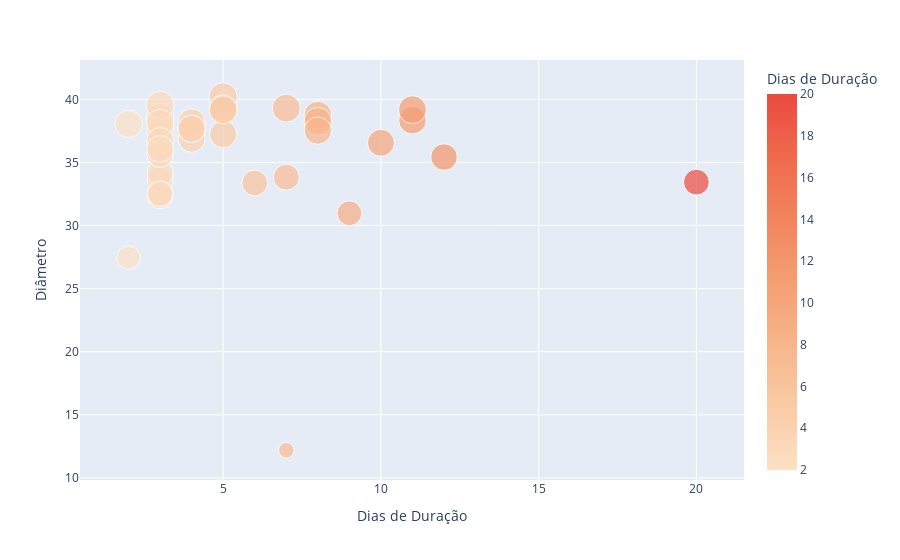

Source (notebook cell):
### Code cell
px.scatter(duracao_com_medidas, x='Dias de Duração', y='Diâmetro',  color='Dias de Duração',color_continuous_scale='peach', size='Diâmetro')

### Figure 1 — Plotly figure (JSON) as saved in the notebook; plotly's stock layout.template omitted (floating-point values rounded to 4 significant figures)
{"data": [{"hovertemplate": "Dias de Duração=%{marker.color}<br>Diâmetro=%{marker.size}<extra></extra>", "legendgroup": "", "marker": {"color": [9, 3, 12, 4, 10, 2, 7, 20, 7, 3, 5, 8, 8, 3, 3, 7, 5, 4, 3, 3, 3, 3, 5, 11, 3, 11, 5, 8, 3, 2, 4, 4, 3, 3, 6], "coloraxis": "coloraxis", "size": [30.97, 38.57, 35.43, 36.88, 36.56, 27.45, 12.19, 33.44, 33.83, 37.57, 40.2, 38.75, 38.26, 33.6, 39.53, 39.3, 39.26, 38.17, 32.33, 38.13, 34.13, 36.7, 37.24, 38.35, 35.67, 39.18, 39.16, 37.52, 36.07, 38.05, 37.65, 37.67, 32.53, 32.5, 33.37], "sizemode": "area", "sizeref": 0.1005, "symbol": "circle"}, "mode": "markers", "name": "", "orientation": "v", "showlegend": false, "type": "scatter", "x": [9, 3, 12, 4, 10, 2, 7, 20, 7, 3, 5, 8, 8, 3, 3, 7, 5, 4, 3, 3, 3, 3, 5, 11, 3, 11, 5, 8, 3, 2, 4, 4, 3, 3, 6], "xaxis": "x", "y": [30.97, 38.57, 35.43, 36.88, 36.56, 27.45, 12.19, 33.44, 33.83, 37.57, 40.2, 38.75, 38.26, 33.6, 39.53, 39.3, 39.26, 38.17, 32.33, 38.13, 34.13, 36.7, 37.24, 38.35, 35.67, 39.18, 39.16, 37.52, 36.07, 38.05, 37.65, 37.67, 32.53, 32.5, 33.37], "yaxis": "y"}], "layout": {"coloraxis": {"colorbar": {"title": {"text": "Dias de Duração"}}, "colorscale": [[0, "rgb(253, 224, 197)"], [0.1667, "rgb(250, 203, 166)"], [0.3333, "rgb(248, 181, 139)"], [0.5, "rgb(245, 158, 114)"], [0.6667, "rgb(242, 133, 93)"], [0.8333, "rgb(239, 106, 76)"], [1, "rgb(235, 74, 64)"]]}, "legend": {"itemsizing": "constant", "tracegroupgap": 0}, "margin": {"t": 60}, "xaxis": {"anchor": "y", "domain": [0, 1], "title": {"text": "Dias de Duração"}}, "yaxis": {"anchor": "x", "domain": [0, 1], "title": {"text": "Diâmetro"}}}}
